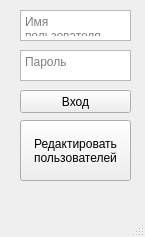
<?xml version="1.0" encoding="UTF-8"?>
<ui version="4.0">
 <class>MainWindow</class>
 <widget class="QMainWindow" name="MainWindow">
  <property name="geometry">
   <rect>
    <x>0</x>
    <y>0</y>
    <width>145</width>
    <height>237</height>
   </rect>
  </property>
  <property name="windowTitle">
   <string>MainWindow</string>
  </property>
  <widget class="QWidget" name="centralwidget">
   <widget class="QTextEdit" name="username_textEdit">
    <property name="geometry">
     <rect>
      <x>20</x>
      <y>10</y>
      <width>111</width>
      <height>31</height>
     </rect>
    </property>
    <property name="placeholderText">
     <string>Имя пользователя</string>
    </property>
   </widget>
   <widget class="QTextEdit" name="password_textEdit">
    <property name="geometry">
     <rect>
      <x>20</x>
      <y>50</y>
      <width>111</width>
      <height>31</height>
     </rect>
    </property>
    <property name="placeholderText">
     <string>Пароль</string>
    </property>
   </widget>
   <widget class="QPushButton" name="login_pushButton">
    <property name="geometry">
     <rect>
      <x>20</x>
      <y>90</y>
      <width>111</width>
      <height>23</height>
     </rect>
    </property>
    <property name="text">
     <string>Вход</string>
    </property>
   </widget>
   <widget class="QPushButton" name="editUsers_pushButton">
    <property name="geometry">
     <rect>
      <x>20</x>
      <y>120</y>
      <width>111</width>
      <height>61</height>
     </rect>
    </property>
    <property name="text">
     <string>Редактировать 
пользователей</string>
    </property>
   </widget>
  </widget>
  <widget class="QMenuBar" name="menubar">
   <property name="geometry">
    <rect>
     <x>0</x>
     <y>0</y>
     <width>145</width>
     <height>30</height>
    </rect>
   </property>
  </widget>
  <widget class="QStatusBar" name="statusbar"/>
 </widget>
 <resources/>
 <connections/>
</ui>
